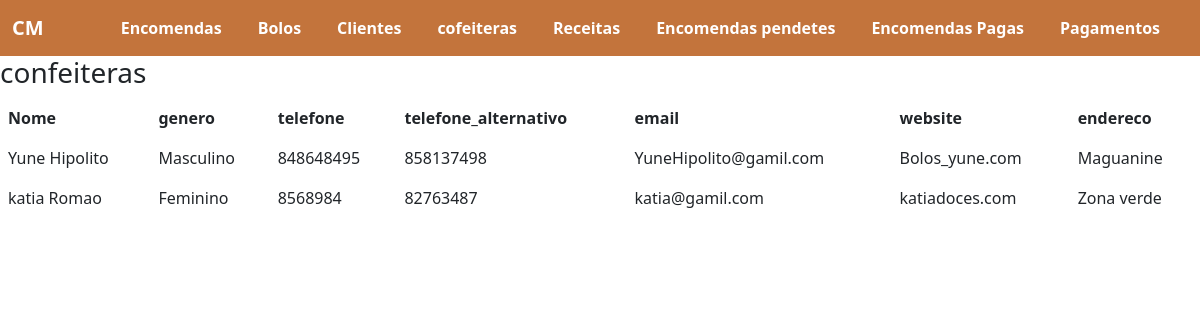
Page /cofeiteras.php on the committed database.
### tables this page shows
CREATE TABLE `confeiteira` (
  `id` int(11) NOT NULL,
  `Nome` varchar(255) NOT NULL,
  `genero` enum('Masculino','Feminino') NOT NULL,
  `telefone` varchar(15) NOT NULL,
  `telefone_alternativo` varchar(15) NOT NULL,
  `email` varchar(100) NOT NULL,
  `website` varchar(150) NOT NULL,
  `endereco` varchar(255) NOT NULL
);

### conexcao.php (called while the page is built, shortened)
<?php
try{
    $conexao = new PDO ("mysql:dbname=bolos; host=localhost:3306","root","");
} catch (PDOException $e){echo "Erro na conexao: ".$e->getMessage();}
catch (Exception $e) {echo "Errro Generico".$e->getMessage();}
function confeiteras() {
  global $conexao;
   $sql =  "select * from confeiteira";
  $stmt = $conexao->prepare($sql);
    $stmt->execute();
  return $stmt->fetchAll(PDO::FETCH_OBJ);
}

### cofeiteras.php (the view)
<?php
    include_once './meno.php';
    require 'conexcao.php';
   $dados= confeiteras();
?>
<h3>confeiteras</h3>
<table class="table table-borderless">
    <thead>
        <th>Nome</th>
        <th>genero</th>
        <th>telefone</th>
        <th>telefone_alternativo</th>
        <th>email</th>
        <th>website</th>
        <th>endereco</th>
    </thead>
    <tbody>
        <?php foreach ($dados as $key ) { ?>
            <tr>
            <td><?php echo $key->Nome?></td>
            <td><?php echo $key->genero?></td>
            <td><?php echo $key->telefone?></td>
            <td><?php echo $key->telefone_alternativo?></td>
            <td><?php echo $key->email?></td>
            <td><?php echo $key->website?></td>
            <td><?php echo $key->endereco?></td>
            </tr>
        <?php } ?>
    </tbody>
</table>

### rows in the picture
confeiteira: Nome "Yune Hipolito", genero "Masculino", telefone "848648495", telefone_alternativo "858137498", email "YuneHipolito@gamil.com", website "Bolos_yune.com", endereco "Maguanine"
confeiteira: Nome "katia Romao", genero "Feminino", telefone "8568984", telefone_alternativo "82763487", email "katia@gamil.com", website "katiadoces.com", endereco "Zona verde"
